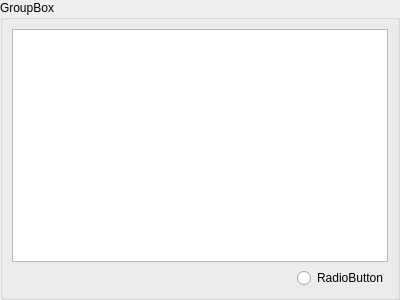
<?xml version="1.0" encoding="UTF-8"?>
<ui version="4.0">
 <class>FileInfoWidget</class>
 <widget class="QWidget" name="FileInfoWidget">
  <property name="geometry">
   <rect>
    <x>0</x>
    <y>0</y>
    <width>400</width>
    <height>300</height>
   </rect>
  </property>
  <property name="windowTitle">
   <string>Form</string>
  </property>
  <layout class="QVBoxLayout" name="verticalLayout_2">
   <property name="spacing">
    <number>0</number>
   </property>
   <property name="leftMargin">
    <number>0</number>
   </property>
   <property name="topMargin">
    <number>0</number>
   </property>
   <property name="rightMargin">
    <number>0</number>
   </property>
   <property name="bottomMargin">
    <number>0</number>
   </property>
   <item>
    <widget class="QGroupBox" name="groupBox">
     <property name="title">
      <string>GroupBox</string>
     </property>
     <layout class="QVBoxLayout" name="verticalLayout">
      <item>
       <widget class="QListWidget" name="listWidget"/>
      </item>
      <item>
       <layout class="QHBoxLayout" name="horizontalLayout">
        <item>
         <spacer name="horizontalSpacer">
          <property name="orientation">
           <enum>Qt::Orientation::Horizontal</enum>
          </property>
          <property name="sizeHint" stdset="0">
           <size>
            <width>40</width>
            <height>20</height>
           </size>
          </property>
         </spacer>
        </item>
        <item>
         <widget class="QRadioButton" name="radioButton">
          <property name="text">
           <string>RadioButton</string>
          </property>
         </widget>
        </item>
       </layout>
      </item>
     </layout>
    </widget>
   </item>
  </layout>
 </widget>
 <resources/>
 <connections/>
</ui>
